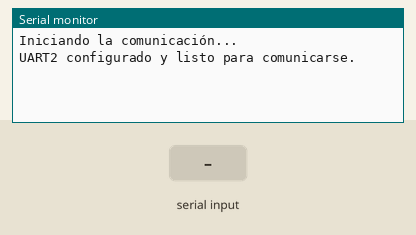
Recording of a program running on a simulated ESP32-S3. Shown: the last lines printed to the serial monitor. The test bench sets the inputs (shaded band).

Above: at 1.2 s.
1.3 s: "1" received over Serial
At 3.1 s:
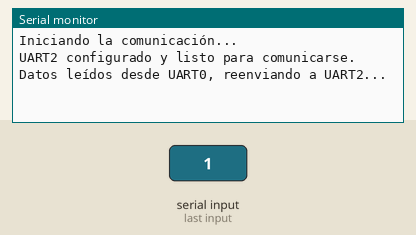
3.8 s: "1" received over the second serial link
At 6.0 s:
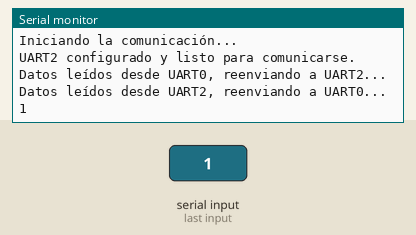
6.3 s: "0" received over the second serial link
At 8.2 s:
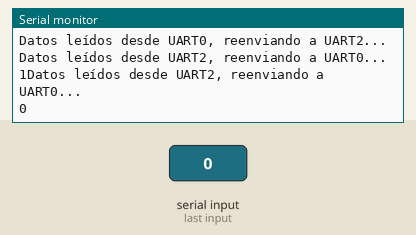

The program:

main.cpp
```cpp
#include <Arduino.h>

#define BUF_SIZE 1024
uint8_t data_rx0[BUF_SIZE];
uint8_t data_rx2[BUF_SIZE];

void setup() {
  // Inicializar el monitor serial (UART0)
  Serial.begin(115200);  // UART0 para comunicación con el PC

  // Asegúrate de que se está configurando correctamente
  Serial.println("Iniciando la comunicación...");

  // Configuración de UART2 usando pines GPIO16 (RXD2) y GPIO17 (TXD2)
  const int RXD2_PIN = 16;
  const int TXD2_PIN = 17;
  Serial2.begin(115200, SERIAL_8N1, RXD2_PIN, TXD2_PIN);  // UART2 con RXD2_PIN y TXD2_PIN

  // Confirmación de que UART2 se ha iniciado correctamente
  Serial.println("UART2 configurado y listo para comunicarse.");
}

void loop() {
  // Leer datos de UART0 (RXD0) y reenviar a UART2 (TXD2)
  if (Serial.available()) {
    int len = Serial.readBytes(data_rx0, BUF_SIZE);
    if (len > 0) {
      Serial.println("Datos leídos desde UART0, reenviando a UART2...");
      Serial2.write(data_rx0, len);  // Redirigir datos a UART2
    }
  }

  // Leer datos de UART2 (RXD2) y reenviar a UART0 (TXD0)
  if (Serial2.available()) {
    int len = Serial2.readBytes(data_rx2, BUF_SIZE);
    if (len > 0) {
      Serial.println("Datos leídos desde UART2, reenviando a UART0...");
      Serial.write(data_rx2, len);  // Redirigir datos a UART0
    }
  }
}
```

Measured:
- after the input at 1.3 s, the serial monitor: prints a new line after 1.0 s (image 1)
- after the input at 3.8 s, the serial monitor: prints a new line after 1.0 s (image 2)
- after the input at 6.3 s, the serial monitor: prints a new line after 1.0 s (image 3)
